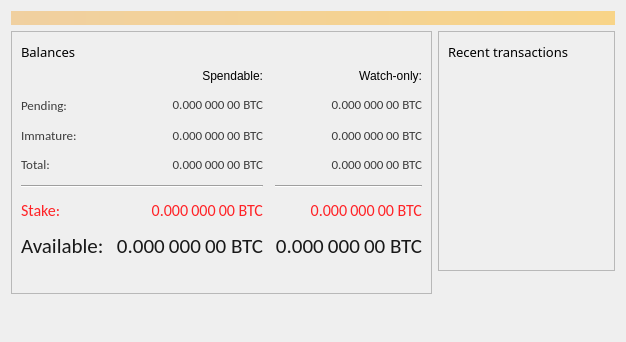
<?xml version="1.0" encoding="UTF-8"?>
<ui version="4.0">
 <class>OverviewPage</class>
 <widget class="QWidget" name="OverviewPage">
  <property name="geometry">
   <rect>
    <x>0</x>
    <y>0</y>
    <width>596</width>
    <height>342</height>
   </rect>
  </property>
  <property name="windowTitle">
   <string>Form</string>
  </property>
  <layout class="QVBoxLayout" name="topLayout">
   <item>
    <widget class="QLabel" name="labelAlerts">
     <property name="visible">
      <bool>false</bool>
     </property>
     <property name="styleSheet">
      <string notr="true">QLabel { background-color: qlineargradient(x1: 0, y1: 0, x2: 1, y2: 0, stop:0 #F0D0A0, stop:1 #F8D488); color:#000000; }</string>
     </property>
     <property name="wordWrap">
      <bool>true</bool>
     </property>
     <property name="margin">
      <number>3</number>
     </property>
     <property name="textInteractionFlags">
      <set>Qt::TextSelectableByMouse</set>
     </property>
    </widget>
   </item>
   <item>
    <layout class="QHBoxLayout" name="horizontalLayout" stretch="1,1">
     <item>
      <layout class="QVBoxLayout" name="verticalLayout_2">
       <item>
        <widget class="QFrame" name="frame">
         <property name="frameShape">
          <enum>QFrame::StyledPanel</enum>
         </property>
         <property name="frameShadow">
          <enum>QFrame::Raised</enum>
         </property>
         <layout class="QVBoxLayout" name="verticalLayout_4">
          <item>
           <layout class="QHBoxLayout" name="horizontalLayout_4">
            <item>
             <widget class="QLabel" name="label_5">
              <property name="font">
               <font>
                <family>Calibri Light</family>
                <pointsize>10</pointsize>
                <weight>50</weight>
                <bold>false</bold>
                <underline>false</underline>
               </font>
              </property>
              <property name="text">
               <string>Balances</string>
              </property>
             </widget>
            </item>
            <item>
             <widget class="QPushButton" name="labelWalletStatus">
              <property name="enabled">
               <bool>true</bool>
              </property>
              <property name="maximumSize">
               <size>
                <width>30</width>
                <height>16777215</height>
               </size>
              </property>
              <property name="toolTip">
               <string>The displayed information may be out of date. Your wallet automatically synchronizes with the Bitcoin network after a connection is established, but this process has not completed yet.</string>
              </property>
              <property name="text">
               <string/>
              </property>
              <property name="icon">
               <iconset>
                <normaloff>:/icons/warning</normaloff>
                <disabledoff>:/icons/warning</disabledoff>:/icons/warning</iconset>
              </property>
              <property name="iconSize">
               <size>
                <width>24</width>
                <height>24</height>
               </size>
              </property>
              <property name="flat">
               <bool>true</bool>
              </property>
             </widget>
            </item>
            <item>
             <spacer name="horizontalSpacer_3">
              <property name="orientation">
               <enum>Qt::Horizontal</enum>
              </property>
              <property name="sizeHint" stdset="0">
               <size>
                <width>40</width>
                <height>20</height>
               </size>
              </property>
             </spacer>
            </item>
           </layout>
          </item>
          <item>
           <layout class="QGridLayout" name="gridLayout">
            <property name="spacing">
             <number>12</number>
            </property>
            <item row="2" column="2">
             <widget class="QLabel" name="labelWatchPending">
              <property name="font">
               <font>
                <family>Calibri</family>
                <pointsize>10</pointsize>
                <weight>50</weight>
                <bold>false</bold>
               </font>
              </property>
              <property name="cursor">
               <cursorShape>IBeamCursor</cursorShape>
              </property>
              <property name="toolTip">
               <string>Unconfirmed transactions to watch-only addresses</string>
              </property>
              <property name="styleSheet">
               <string notr="true">color: rgb(60, 60, 60);</string>
              </property>
              <property name="text">
               <string notr="true">0.000 000 00 BTC</string>
              </property>
              <property name="alignment">
               <set>Qt::AlignRight|Qt::AlignTrailing|Qt::AlignVCenter</set>
              </property>
              <property name="textInteractionFlags">
               <set>Qt::LinksAccessibleByMouse|Qt::TextSelectableByKeyboard|Qt::TextSelectableByMouse</set>
              </property>
             </widget>
            </item>
            <item row="6" column="0">
             <widget class="QLabel" name="labelStakeText">
              <property name="font">
               <font>
                <family>Calibri</family>
                <pointsize>12</pointsize>
                <weight>50</weight>
                <bold>false</bold>
               </font>
              </property>
              <property name="styleSheet">
               <string notr="true">color: rgb(255, 34, 38);</string>
              </property>
              <property name="text">
               <string>Stake:</string>
              </property>
             </widget>
            </item>
            <item row="0" column="1">
             <widget class="QLabel" name="labelSpendable">
              <property name="text">
               <string>Spendable:</string>
              </property>
              <property name="alignment">
               <set>Qt::AlignRight|Qt::AlignTrailing|Qt::AlignVCenter</set>
              </property>
             </widget>
            </item>
            <item row="4" column="0">
             <widget class="QLabel" name="labelTotalText">
              <property name="font">
               <font>
                <family>Calibri</family>
                <pointsize>10</pointsize>
                <weight>50</weight>
                <bold>false</bold>
               </font>
              </property>
              <property name="styleSheet">
               <string notr="true">color: rgb(60, 60, 60);</string>
              </property>
              <property name="text">
               <string>Total:</string>
              </property>
             </widget>
            </item>
            <item row="4" column="1">
             <widget class="QLabel" name="labelTotal">
              <property name="font">
               <font>
                <family>Calibri</family>
                <pointsize>10</pointsize>
                <weight>50</weight>
                <bold>false</bold>
               </font>
              </property>
              <property name="cursor">
               <cursorShape>IBeamCursor</cursorShape>
              </property>
              <property name="toolTip">
               <string>Your current total balance</string>
              </property>
              <property name="styleSheet">
               <string notr="true">color: rgb(60, 60, 60);</string>
              </property>
              <property name="text">
               <string notr="true">0.000 000 00 BTC</string>
              </property>
              <property name="alignment">
               <set>Qt::AlignRight|Qt::AlignTrailing|Qt::AlignVCenter</set>
              </property>
              <property name="textInteractionFlags">
               <set>Qt::LinksAccessibleByMouse|Qt::TextSelectableByKeyboard|Qt::TextSelectableByMouse</set>
              </property>
             </widget>
            </item>
            <item row="2" column="3">
             <spacer name="horizontalSpacer_2">
              <property name="orientation">
               <enum>Qt::Horizontal</enum>
              </property>
              <property name="sizeHint" stdset="0">
               <size>
                <width>40</width>
                <height>20</height>
               </size>
              </property>
             </spacer>
            </item>
            <item row="3" column="2">
             <widget class="QLabel" name="labelWatchImmature">
              <property name="font">
               <font>
                <family>Calibri</family>
                <pointsize>10</pointsize>
                <weight>50</weight>
                <bold>false</bold>
               </font>
              </property>
              <property name="cursor">
               <cursorShape>IBeamCursor</cursorShape>
              </property>
              <property name="toolTip">
               <string>Mined balance in watch-only addresses that has not yet matured</string>
              </property>
              <property name="styleSheet">
               <string notr="true">color: rgb(60, 60, 60);</string>
              </property>
              <property name="text">
               <string notr="true">0.000 000 00 BTC</string>
              </property>
              <property name="alignment">
               <set>Qt::AlignRight|Qt::AlignTrailing|Qt::AlignVCenter</set>
              </property>
              <property name="textInteractionFlags">
               <set>Qt::LinksAccessibleByMouse|Qt::TextSelectableByKeyboard|Qt::TextSelectableByMouse</set>
              </property>
             </widget>
            </item>
            <item row="4" column="2">
             <widget class="QLabel" name="labelWatchTotal">
              <property name="font">
               <font>
                <family>Calibri</family>
                <pointsize>10</pointsize>
                <weight>50</weight>
                <bold>false</bold>
               </font>
              </property>
              <property name="cursor">
               <cursorShape>IBeamCursor</cursorShape>
              </property>
              <property name="toolTip">
               <string>Current total balance in watch-only addresses</string>
              </property>
              <property name="styleSheet">
               <string notr="true">color: rgb(60, 60, 60);</string>
              </property>
              <property name="text">
               <string notr="true">0.000 000 00 BTC</string>
              </property>
              <property name="alignment">
               <set>Qt::AlignRight|Qt::AlignTrailing|Qt::AlignVCenter</set>
              </property>
              <property name="textInteractionFlags">
               <set>Qt::LinksAccessibleByMouse|Qt::TextSelectableByKeyboard|Qt::TextSelectableByMouse</set>
              </property>
             </widget>
            </item>
            <item row="5" column="2">
             <widget class="Line" name="lineWatchBalance">
              <property name="sizePolicy">
               <sizepolicy hsizetype="Preferred" vsizetype="Fixed">
                <horstretch>0</horstretch>
                <verstretch>0</verstretch>
               </sizepolicy>
              </property>
              <property name="minimumSize">
               <size>
                <width>140</width>
                <height>0</height>
               </size>
              </property>
              <property name="orientation">
               <enum>Qt::Horizontal</enum>
              </property>
             </widget>
            </item>
            <item row="0" column="2">
             <widget class="QLabel" name="labelWatchonly">
              <property name="text">
               <string>Watch-only:</string>
              </property>
              <property name="alignment">
               <set>Qt::AlignRight|Qt::AlignTrailing|Qt::AlignVCenter</set>
              </property>
             </widget>
            </item>
            <item row="2" column="1">
             <widget class="QLabel" name="labelUnconfirmed">
              <property name="font">
               <font>
                <family>Calibri</family>
                <pointsize>10</pointsize>
                <weight>50</weight>
                <bold>false</bold>
               </font>
              </property>
              <property name="cursor">
               <cursorShape>IBeamCursor</cursorShape>
              </property>
              <property name="toolTip">
               <string>Total of transactions that have yet to be confirmed, and do not yet count toward the spendable balance</string>
              </property>
              <property name="styleSheet">
               <string notr="true">color: rgb(60, 60, 60);</string>
              </property>
              <property name="text">
               <string notr="true">0.000 000 00 BTC</string>
              </property>
              <property name="alignment">
               <set>Qt::AlignRight|Qt::AlignTrailing|Qt::AlignVCenter</set>
              </property>
              <property name="textInteractionFlags">
               <set>Qt::LinksAccessibleByMouse|Qt::TextSelectableByKeyboard|Qt::TextSelectableByMouse</set>
              </property>
             </widget>
            </item>
            <item row="6" column="1">
             <widget class="QLabel" name="labelStake">
              <property name="font">
               <font>
                <family>Calibri</family>
                <pointsize>12</pointsize>
                <weight>50</weight>
                <bold>false</bold>
               </font>
              </property>
              <property name="styleSheet">
               <string notr="true">color: rgb(255, 34, 38);</string>
              </property>
              <property name="text">
               <string>0.000 000 00 BTC</string>
              </property>
              <property name="alignment">
               <set>Qt::AlignRight|Qt::AlignTrailing|Qt::AlignVCenter</set>
              </property>
              <property name="textInteractionFlags">
               <set>Qt::LinksAccessibleByMouse|Qt::TextSelectableByKeyboard|Qt::TextSelectableByMouse</set>
              </property>
             </widget>
            </item>
            <item row="6" column="2">
             <widget class="QLabel" name="labelWatchStake">
              <property name="font">
               <font>
                <family>Calibri</family>
                <pointsize>12</pointsize>
                <weight>50</weight>
                <bold>false</bold>
               </font>
              </property>
              <property name="styleSheet">
               <string notr="true">color: rgb(255, 34, 38);</string>
              </property>
              <property name="text">
               <string>0.000 000 00 BTC</string>
              </property>
              <property name="alignment">
               <set>Qt::AlignRight|Qt::AlignTrailing|Qt::AlignVCenter</set>
              </property>
              <property name="textInteractionFlags">
               <set>Qt::LinksAccessibleByMouse|Qt::TextSelectableByKeyboard|Qt::TextSelectableByMouse</set>
              </property>
             </widget>
            </item>
            <item row="2" column="3">
             <spacer name="horizontalSpacer_21">
              <property name="orientation">
               <enum>Qt::Horizontal</enum>
              </property>
              <property name="sizeHint" stdset="0">
               <size>
                <width>40</width>
                <height>20</height>
               </size>
              </property>
             </spacer>
            </item>
            <item row="5" column="0" colspan="2">
             <widget class="Line" name="line">
              <property name="orientation">
               <enum>Qt::Horizontal</enum>
              </property>
             </widget>
            </item>
            <item row="2" column="0">
             <widget class="QLabel" name="labelPendingText">
              <property name="font">
               <font>
                <family>Calibri</family>
                <pointsize>10</pointsize>
                <weight>50</weight>
                <bold>false</bold>
               </font>
              </property>
              <property name="styleSheet">
               <string notr="true">color: rgb(60, 60, 60);</string>
              </property>
              <property name="text">
               <string>Pending:</string>
              </property>
             </widget>
            </item>
            <item row="3" column="1">
             <widget class="QLabel" name="labelImmature">
              <property name="font">
               <font>
                <family>Calibri</family>
                <pointsize>10</pointsize>
                <weight>50</weight>
                <bold>false</bold>
               </font>
              </property>
              <property name="cursor">
               <cursorShape>IBeamCursor</cursorShape>
              </property>
              <property name="toolTip">
               <string>Mined balance that has not yet matured</string>
              </property>
              <property name="styleSheet">
               <string notr="true">color: rgb(60, 60, 60);</string>
              </property>
              <property name="text">
               <string notr="true">0.000 000 00 BTC</string>
              </property>
              <property name="alignment">
               <set>Qt::AlignRight|Qt::AlignTrailing|Qt::AlignVCenter</set>
              </property>
              <property name="textInteractionFlags">
               <set>Qt::LinksAccessibleByMouse|Qt::TextSelectableByKeyboard|Qt::TextSelectableByMouse</set>
              </property>
             </widget>
            </item>
            <item row="3" column="0">
             <widget class="QLabel" name="labelImmatureText">
              <property name="font">
               <font>
                <family>Calibri</family>
                <pointsize>10</pointsize>
                <weight>50</weight>
                <bold>false</bold>
               </font>
              </property>
              <property name="styleSheet">
               <string notr="true">color: rgb(60, 60, 60);</string>
              </property>
              <property name="text">
               <string>Immature:</string>
              </property>
             </widget>
            </item>
            <item row="7" column="0">
             <widget class="QLabel" name="labelBalanceText">
              <property name="font">
               <font>
                <family>Calibri</family>
                <pointsize>16</pointsize>
                <weight>50</weight>
                <bold>false</bold>
               </font>
              </property>
              <property name="styleSheet">
               <string notr="true">color: rgb(25, 25, 25);</string>
              </property>
              <property name="text">
               <string>Available:</string>
              </property>
             </widget>
            </item>
            <item row="7" column="1">
             <widget class="QLabel" name="labelBalance">
              <property name="font">
               <font>
                <family>Calibri</family>
                <pointsize>16</pointsize>
                <weight>50</weight>
                <bold>false</bold>
               </font>
              </property>
              <property name="cursor">
               <cursorShape>IBeamCursor</cursorShape>
              </property>
              <property name="toolTip">
               <string>Your current spendable balance</string>
              </property>
              <property name="styleSheet">
               <string notr="true">color: rgb(25, 25, 25);</string>
              </property>
              <property name="text">
               <string notr="true">0.000 000 00 BTC</string>
              </property>
              <property name="alignment">
               <set>Qt::AlignRight|Qt::AlignTrailing|Qt::AlignVCenter</set>
              </property>
              <property name="textInteractionFlags">
               <set>Qt::LinksAccessibleByMouse|Qt::TextSelectableByKeyboard|Qt::TextSelectableByMouse</set>
              </property>
             </widget>
            </item>
            <item row="7" column="2">
             <widget class="QLabel" name="labelWatchAvailable">
              <property name="font">
               <font>
                <family>Calibri</family>
                <pointsize>16</pointsize>
                <weight>50</weight>
                <bold>false</bold>
               </font>
              </property>
              <property name="cursor">
               <cursorShape>IBeamCursor</cursorShape>
              </property>
              <property name="toolTip">
               <string>Your current balance in watch-only addresses</string>
              </property>
              <property name="styleSheet">
               <string notr="true">color: rgb(25, 25, 25);</string>
              </property>
              <property name="text">
               <string notr="true">0.000 000 00 BTC</string>
              </property>
              <property name="alignment">
               <set>Qt::AlignRight|Qt::AlignTrailing|Qt::AlignVCenter</set>
              </property>
              <property name="textInteractionFlags">
               <set>Qt::LinksAccessibleByMouse|Qt::TextSelectableByKeyboard|Qt::TextSelectableByMouse</set>
              </property>
             </widget>
            </item>
           </layout>
          </item>
          <item>
           <spacer name="verticalSpacer_3">
            <property name="orientation">
             <enum>Qt::Vertical</enum>
            </property>
            <property name="sizeType">
             <enum>QSizePolicy::Fixed</enum>
            </property>
            <property name="sizeHint" stdset="0">
             <size>
              <width>20</width>
              <height>25</height>
             </size>
            </property>
           </spacer>
          </item>
         </layout>
        </widget>
       </item>
       <item>
        <spacer name="verticalSpacer">
         <property name="orientation">
          <enum>Qt::Vertical</enum>
         </property>
         <property name="sizeHint" stdset="0">
          <size>
           <width>20</width>
           <height>40</height>
          </size>
         </property>
        </spacer>
       </item>
      </layout>
     </item>
     <item>
      <layout class="QVBoxLayout" name="verticalLayout_3">
       <item>
        <widget class="QFrame" name="frame_2">
         <property name="frameShape">
          <enum>QFrame::StyledPanel</enum>
         </property>
         <property name="frameShadow">
          <enum>QFrame::Raised</enum>
         </property>
         <layout class="QVBoxLayout" name="verticalLayout">
          <item>
           <layout class="QHBoxLayout" name="horizontalLayout_2">
            <item>
             <widget class="QLabel" name="label_4">
              <property name="font">
               <font>
                <family>Calibri Light</family>
                <pointsize>10</pointsize>
                <weight>50</weight>
                <bold>false</bold>
                <underline>false</underline>
               </font>
              </property>
              <property name="text">
               <string>Recent transactions</string>
              </property>
             </widget>
            </item>
            <item>
             <widget class="QPushButton" name="labelTransactionsStatus">
              <property name="enabled">
               <bool>true</bool>
              </property>
              <property name="maximumSize">
               <size>
                <width>30</width>
                <height>16777215</height>
               </size>
              </property>
              <property name="toolTip">
               <string>The displayed information may be out of date. Your wallet automatically synchronizes with the Bitcoin network after a connection is established, but this process has not completed yet.</string>
              </property>
              <property name="text">
               <string/>
              </property>
              <property name="icon">
               <iconset>
                <normaloff>:/icons/warning</normaloff>
                <disabledoff>:/icons/warning</disabledoff>:/icons/warning</iconset>
              </property>
              <property name="iconSize">
               <size>
                <width>24</width>
                <height>24</height>
               </size>
              </property>
              <property name="flat">
               <bool>true</bool>
              </property>
             </widget>
            </item>
            <item>
             <spacer name="horizontalSpacer">
              <property name="orientation">
               <enum>Qt::Horizontal</enum>
              </property>
              <property name="sizeHint" stdset="0">
               <size>
                <width>40</width>
                <height>20</height>
               </size>
              </property>
             </spacer>
            </item>
           </layout>
          </item>
          <item>
           <widget class="QListView" name="listTransactions">
            <property name="styleSheet">
             <string notr="true">QListView { background: transparent; }</string>
            </property>
            <property name="frameShape">
             <enum>QFrame::NoFrame</enum>
            </property>
            <property name="verticalScrollBarPolicy">
             <enum>Qt::ScrollBarAlwaysOff</enum>
            </property>
            <property name="horizontalScrollBarPolicy">
             <enum>Qt::ScrollBarAlwaysOff</enum>
            </property>
            <property name="selectionMode">
             <enum>QAbstractItemView::NoSelection</enum>
            </property>
           </widget>
          </item>
         </layout>
        </widget>
       </item>
       <item>
        <spacer name="verticalSpacer_2">
         <property name="orientation">
          <enum>Qt::Vertical</enum>
         </property>
         <property name="sizeHint" stdset="0">
          <size>
           <width>20</width>
           <height>40</height>
          </size>
         </property>
        </spacer>
       </item>
      </layout>
     </item>
    </layout>
   </item>
  </layout>
 </widget>
 <resources/>
 <connections/>
</ui>
